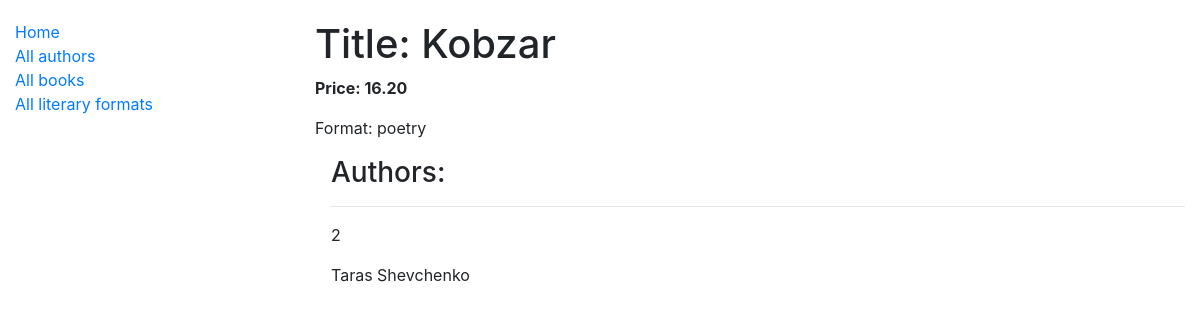
/books/2/, run on an earlier commit of the app's database.
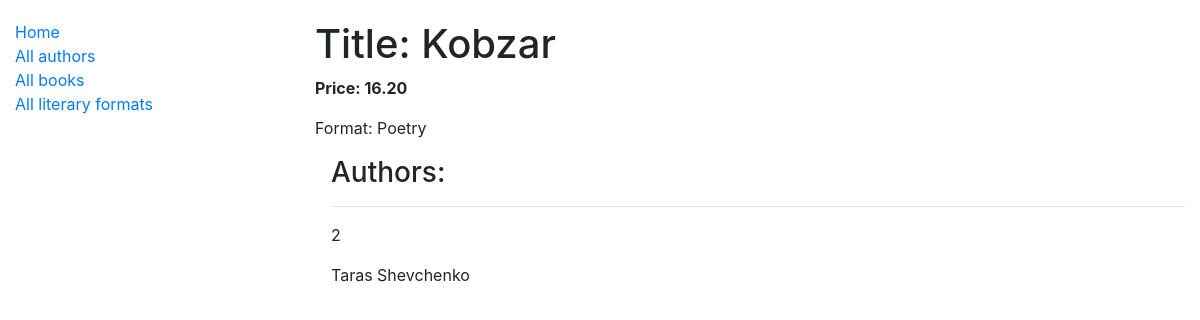
And on a later commit of the database.
### catalog/models.py (models this page shows, shortened)
class Book(models.Model):
    title = models.CharField(max_length=255)
    price = models.DecimalField(max_digits=7, decimal_places=2)
    format = models.ForeignKey(
        LiteraryFormat,
        on_delete=models.CASCADE,
        related_name="books"
    )
    authors = models.ManyToManyField(settings.AUTH_USER_MODEL, related_name="books")
    class Meta:
        ordering = ("title",)

class LiteraryFormat(models.Model):
    name = models.CharField(max_length=255)
    class Meta:
        ordering = ("name",)
    def __str__(self):
        return self.name

### catalog/views.py (the view)
# urls.py: path("books/<int:pk>/", book_detail_view, name="book-detail"),
def book_detail_view(request, pk: int) -> HttpResponse:
    book = Book.objects.get(id=pk)
    context = {
        'book': book
    }
    return render(request, "catalog/book_detail.html", context=context)

### templates/catalog/book_detail.html
{% extends 'base.html' %}
{% block content %}
  <h1>Title: {{ book.title }}</h1>
  <p><strong>Price: {{ book.price }}</strong></p>
  <p>Format: {{ book.format }} </p>
  <div class="ml-3">
      <h3>Authors: </h3>
      {% for author in book.authors.all %}
          <hr>
          <p>{{ author.id }}</p>
          <p>{{ author.first_name }} {{ author.last_name }}</p>
      {% endfor %}
  </div>
{% endblock %}

What changed in the data, as far as the page shows it:
changed through a linked row, Book "Kobzar": format "poetry" → "Poetry"
